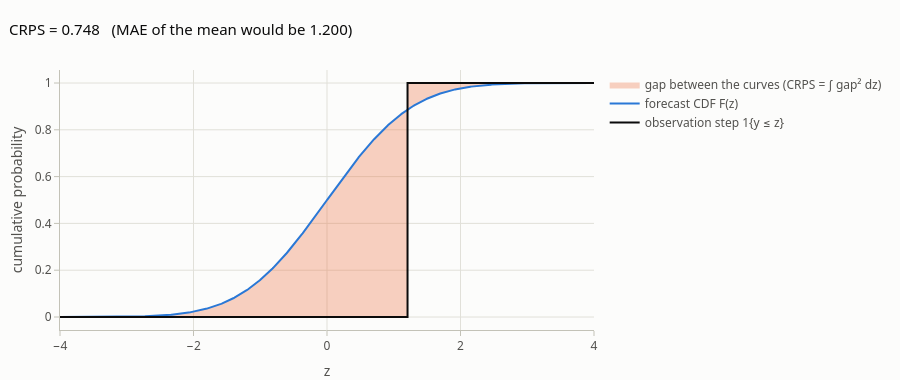

Notebook cell for this chart:
### Markdown cell above
**Read the table carefully:**
* The **climatological** forecaster has perfect coverage and a flat PIT. Calibration alone is *not enough*;
  its CRPS is much worse because it is not sharp.
* The **ideal** forecaster wins on both proper scores (CRPS and log score), which is what propriety guarantees.
* The log score punishes over-confidence much more harshly than CRPS (it is unbounded when $\hat f(y)\to 0$).
  Use CRPS when robustness matters and the log score when tail calibration matters.

## 9. CRPS intuition

CRPS is the area between the forecast CDF and the step function of the observation:

### Code cell
yobs, m, s = 1.2, 0.0, 1.0
z = np.linspace(-4, 4, 800)
F = stats.norm.cdf(z, m, s); H = (z >= yobs).astype(float)
fig = go.Figure()
fig.add_trace(go.Scatter(x=np.r_[z, z[::-1]], y=np.r_[F, H[::-1]], fill="toself", fillcolor=pf.rgba(pf.SERIES[1], 0.3),
                         line=dict(width=0), hoverinfo="skip", name="gap between the curves (CRPS = ∫ gap² dz)"))
fig.add_trace(go.Scatter(x=z, y=F, name="forecast CDF F(z)", line=dict(color=pf.SERIES[0], width=2),
                         hovertemplate="F(%{x:.2f}) = %{y:.3f}<extra></extra>"))
fig.add_trace(go.Scatter(x=z, y=H, name="observation step 1{y ≤ z}", line=dict(color=pf.INK["primary"], width=2, shape="hv"),
                         hoverinfo="skip"))
fig.update_layout(title=f"CRPS = {pf.crps_gaussian(yobs, m, s):.3f}   (MAE of the mean would be {abs(yobs - m):.3f})",
                  height=380, xaxis_title="z", yaxis_title="cumulative probability")
fig.show()

# check the three equivalent CRPS formulas
samples = rng.normal(m, s, 20_000)
taus = np.linspace(0.005, 0.995, 199)
print("closed form       :", pf.crps_gaussian(yobs, m, s))
print("from samples      :", pf.crps_sample(yobs, samples))
print("from 199 quantiles:", pf.crps_quantiles(yobs, {t: stats.norm.ppf(t, m, s) for t in taus}))

### Figure 1 — Plotly figure (JSON) as saved in the notebook; plotly's stock layout.template omitted (floating-point values rounded to 4 significant figures; data arrays with more than 128 entries replaced by an {"elided": "..."} marker saying what was removed)
{"data": [{"fill": "toself", "fillcolor": "rgba(235,104,52,0.3)", "hoverinfo": "skip", "line": {"width": 0}, "name": "gap between the curves (CRPS = ∫ gap² dz)", "type": "scatter", "x": {"elided": "1600 float values"}, "y": {"elided": "1600 float values"}}, {"hovertemplate": "F(%{x:.2f}) = %{y:.3f}<extra></extra>", "line": {"color": "#2a78d6", "width": 2}, "name": "forecast CDF F(z)", "type": "scatter", "x": {"elided": "800 float values"}, "y": {"elided": "800 float values"}}, {"hoverinfo": "skip", "line": {"color": "#0b0b0b", "shape": "hv", "width": 2}, "name": "observation step 1{y ≤ z}", "type": "scatter", "x": {"elided": "800 float values"}, "y": {"elided": "800 float values"}}], "layout": {"height": 380, "title": {"text": "CRPS = 0.748   (MAE of the mean would be 1.200)"}, "xaxis": {"title": {"text": "z"}}, "yaxis": {"title": {"text": "cumulative probability"}}}}
